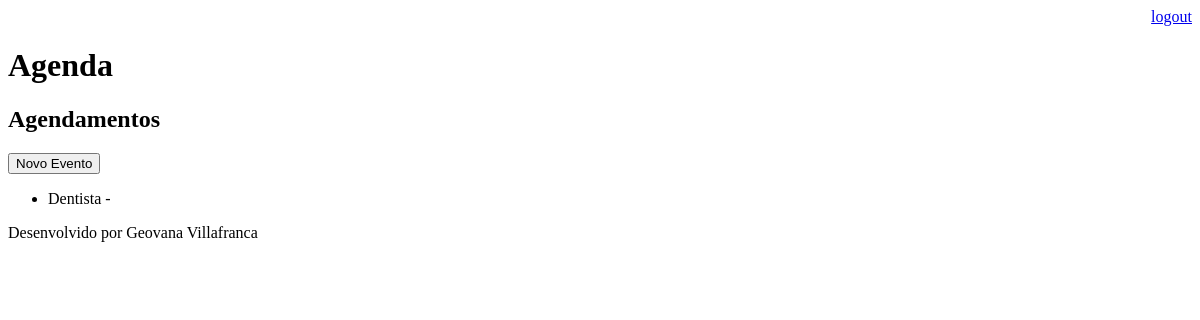
The app's page /agenda/ (signed in), older data.
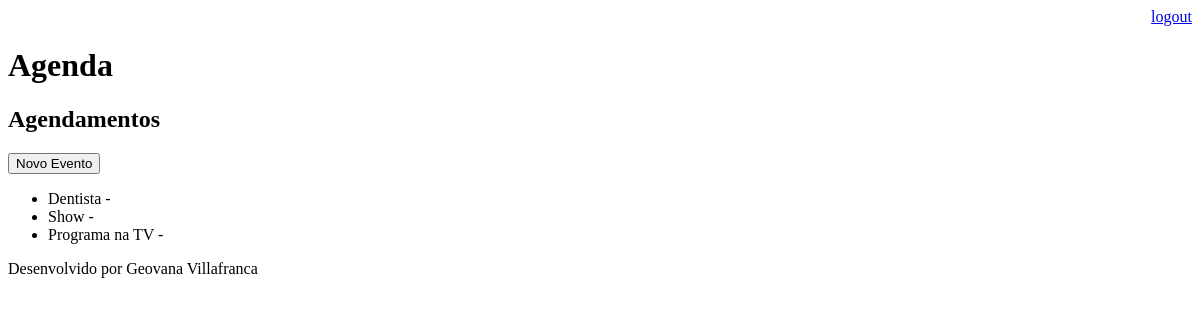
The same page, newer data.
### core/models.py (models this page shows, shortened)
class Evento(models.Model):
    titulo = models.CharField(max_length=100)
    descricao = models.TextField(blank=True, null=True)
    data_evento = models.DateTimeField(verbose_name='Data do Evento')
    data_criacao = models.DateTimeField(auto_now=True)
    usuario = models.ForeignKey(User, on_delete=models.CASCADE)
    class Meta:
        db_table = 'evento'

### core/views.py (the view)
# urls.py: path('agenda/', views.lista_eventos),
@login_required(login_url='/login/')
def lista_eventos(request):
    usuario = request.user
    evento = Evento.objects.filter(usuario=usuario)
    dados = {'eventos': evento}
    return render(request, 'agenda.html', dados)

### templates/agenda.html
{% extends "model-page.html" %}
{% block content %}
    <h2>Agendamentos</h2>
    <a href="evento/">
        <button type="button">Novo Evento</button>
    </a>
    <ul font-size: 10px>
        {% for evento in eventos %}
            <li>{{ evento.titulo }} - {{ evento.get_data_evento }}</li>
        {% endfor %}
    </ul>
{% endblock %}

### templates/model-page.html
<!DOCTYPE html>
<html lang="en">
<head>
    {% include "model-header.html" %}
</head>
<body>
    {% block content %} {% endblock %}
    {% include "model-footer.html" %}
</body>
</html>

### templates/model-header.html (shortened to what this page needs)
    <div align="right">
        <a href="/logout">logout</a>
    </div>
<h1>Agenda</h1>

### templates/model-footer.html
<p>Desenvolvido por Geovana Villafranca</p>

Row changes from the older to the newer data that the page shows:
added Evento: titulo "Show"
added Evento: titulo "Programa na TV"
